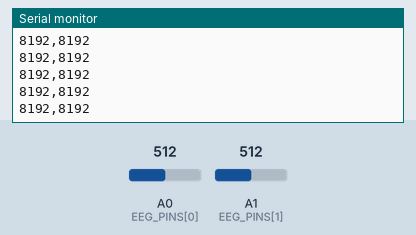
Simulated run of this sketch. Board: Arduino Uno R4 Minima. Shown: the last lines printed to the serial monitor. The inputs (shaded band) are chosen by the test bench; at power-on: A0 (EEG_PINS[0]) = 512, A1 (EEG_PINS[1]) = 512 (analog values on the 0–1023 scale).

Above: at 1.2 s.
1.3 s: A0 (EEG_PINS[0]) set to 716
At 2.1 s:
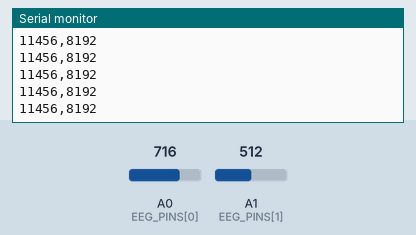
2.8 s: A1 (EEG_PINS[1]) set to 716
At 3.5 s:
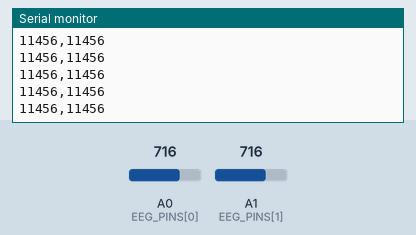
4.3 s: A0 (EEG_PINS[0]) set to 900
At 4.8 s:
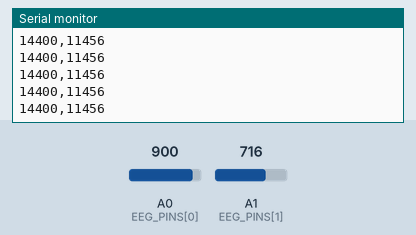
5.8 s: A1 (EEG_PINS[1]) set to 900
At 6.4 s:
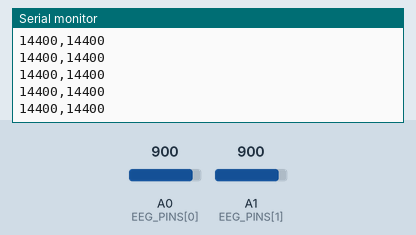
Timing chart, 0 to 8.3 s (numbered marks = the images above; inputs shaded):
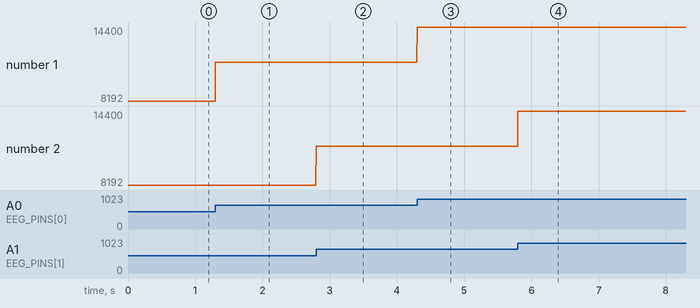

The sketch:

dhvani_eeg.ino
```cpp
/*
  DHVANI EEG firmware - Arduino UNO R4 Minima + BioAmp EEG/EXG
  Developer: T.T

  Output (ONLY this goes on Serial, nothing else):  value1,value2\n   (one line = one sample)
  CONFIGURATION POINTS - verify against YOUR wiring before upload:
    - EEG_PINS: which analog pins your BioAmp OUT wires go to (default A0, A1)
    - NUM_CHANNELS: must match "Channels" in DHVANI
    - SAMPLE_RATE: must match "Sampling rate" in DHVANI
    - BAUD: must match "Baud" in DHVANI
  Power the BioAmp per its own datasheet (battery recommended, no mains-connected laptop
  charger while electrodes are on a person). Output is raw ADC counts.
*/
#define NUM_CHANNELS 2
#define SAMPLE_RATE  250        // Hz
#define BAUD         115200
#define ADC_BITS     14         // R4 Minima supports up to 14-bit; ADC max = 16383

const uint8_t EEG_PINS[NUM_CHANNELS] = {A0, A1};
const unsigned long PERIOD_US = 1000000UL / SAMPLE_RATE;
unsigned long nextTick;

void setup() {
  Serial.begin(BAUD);
  analogReadResolution(ADC_BITS);
  nextTick = micros();
}

void loop() {
  unsigned long now = micros();
  if ((long)(now - nextTick) < 0) return;   // wait for next sample slot
  nextTick += PERIOD_US;
  for (uint8_t c = 0; c < NUM_CHANNELS; c++) {
    Serial.print(analogRead(EEG_PINS[c]));
    Serial.print(c < NUM_CHANNELS - 1 ? ',' : '\n');
  }
}
```

Measured:
- after the input at 1.3 s, the serial monitor: prints a new line at once (image 1)
- after the input at 2.8 s, the serial monitor: prints a new line at once (image 2)
- after the input at 4.3 s, the serial monitor: prints a new line at once (image 3)
- after the input at 5.8 s, the serial monitor: prints a new line at once (image 4)
- plotted number 1: 8192 → 11456 after the input at 1.3 s, 11456 → 14400 after the input at 4.3 s
